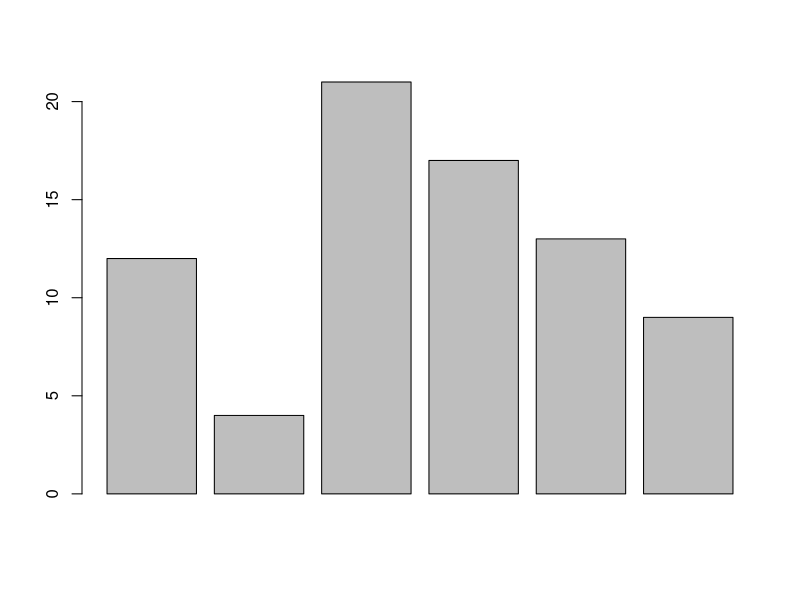
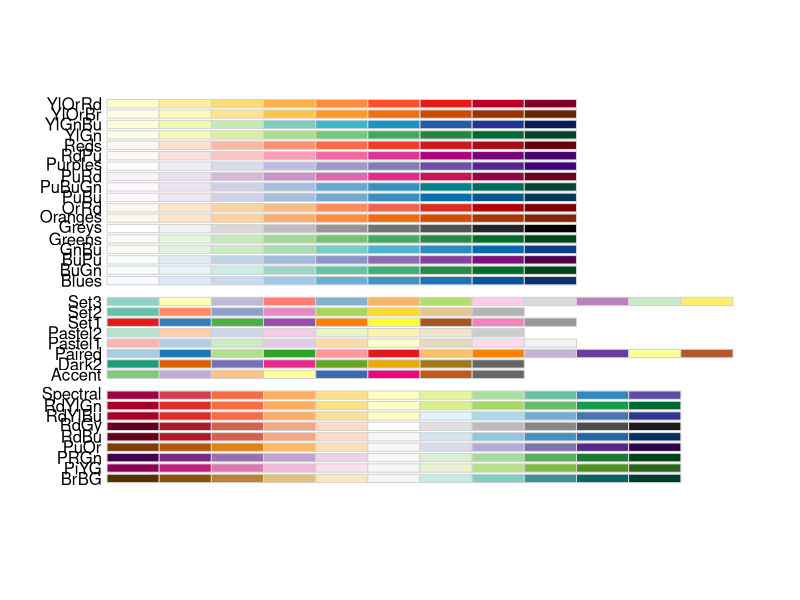
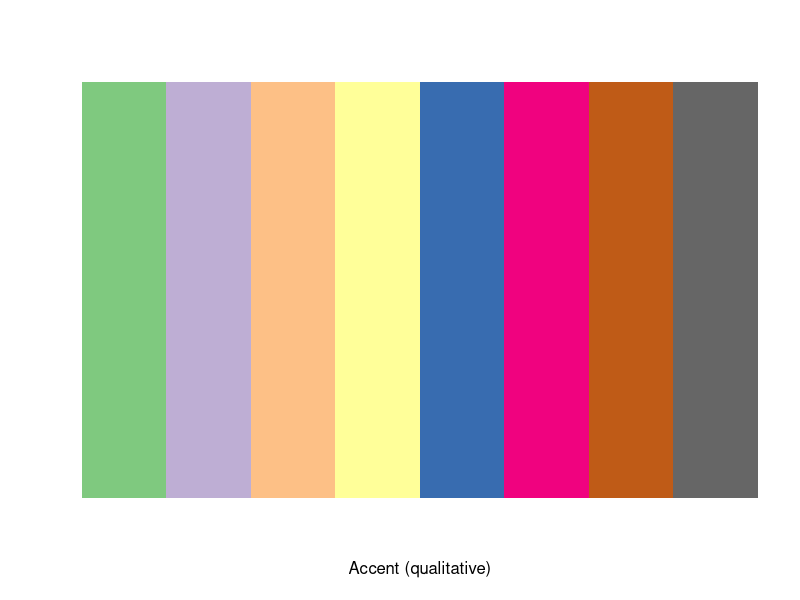
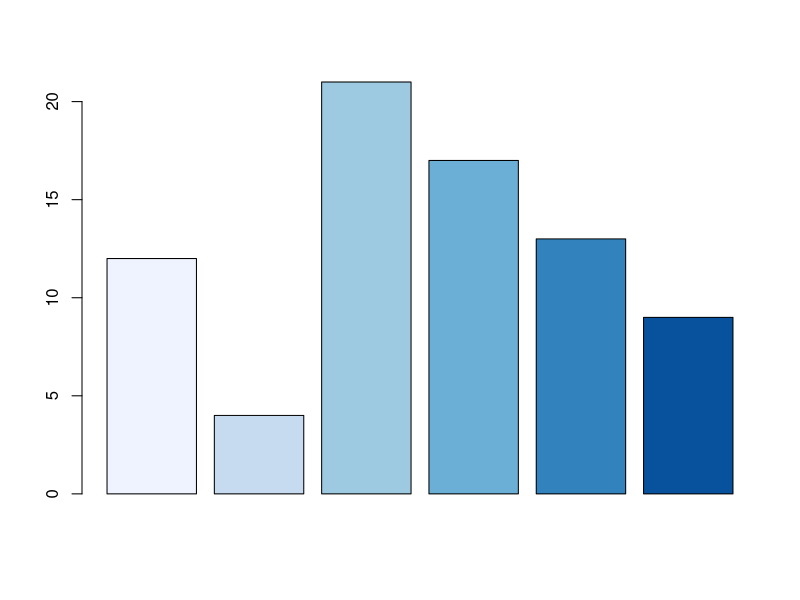
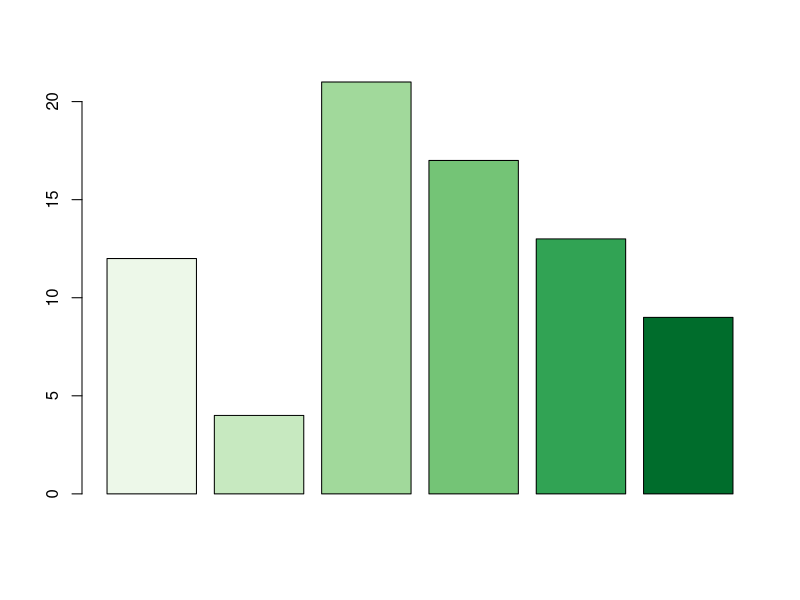
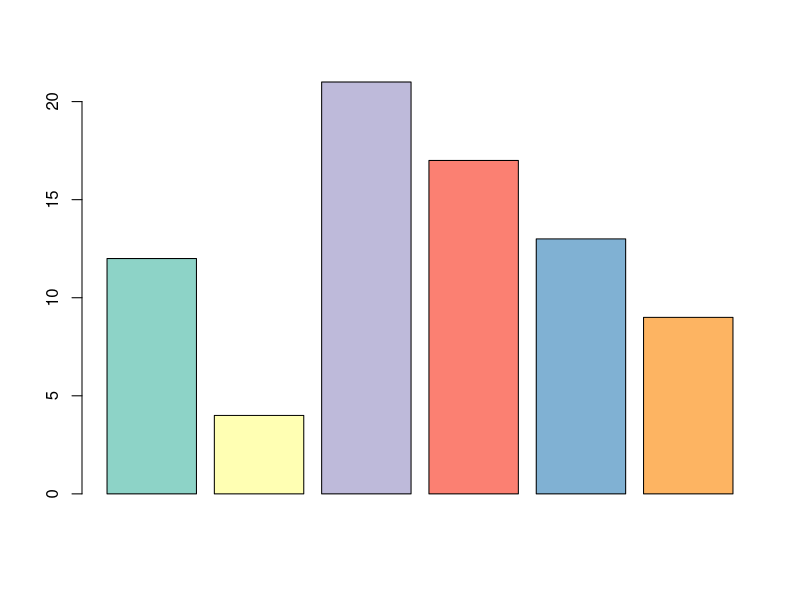

The R source for these figures, in order:
## ---- chunk 1
x=c(12,4,21,17,13,9)
barplot(x)

## ---- chunk 2
#colorbrewer installation

## ---- chunk 3
require("RColorBrewer")
display.brewer.all()
## ---- chunk 4
display.brewer.pal(8,"Accent")
## ---- chunk 5
blues<-brewer.pal(6,"Blues")
barplot(x,col=blues)
barplot(x,col=brewer.pal(6,"Greens"))
barplot(x,col=brewer.pal(6,"Set3"))


## ---- chunk 6
palette("default") # return to default 
detach("package:RColorBrewer",unload=TRUE)
rm(list=ls())
